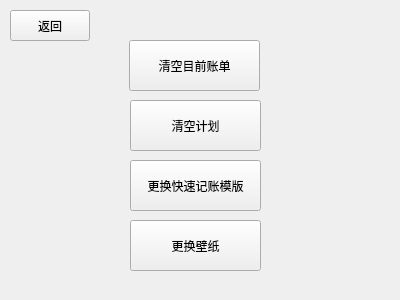
<?xml version="1.0" encoding="UTF-8"?>
<ui version="4.0">
 <class>Settings</class>
 <widget class="QWidget" name="Settings">
  <property name="geometry">
   <rect>
    <x>0</x>
    <y>0</y>
    <width>400</width>
    <height>300</height>
   </rect>
  </property>
  <property name="windowTitle">
   <string>Form</string>
  </property>
  <widget class="QPushButton" name="pushButton">
   <property name="geometry">
    <rect>
     <x>130</x>
     <y>100</y>
     <width>131</width>
     <height>51</height>
    </rect>
   </property>
   <property name="text">
    <string>清空计划</string>
   </property>
  </widget>
  <widget class="QPushButton" name="pushButton_2">
   <property name="geometry">
    <rect>
     <x>130</x>
     <y>160</y>
     <width>131</width>
     <height>51</height>
    </rect>
   </property>
   <property name="text">
    <string>更换快速记账模版</string>
   </property>
  </widget>
  <widget class="QPushButton" name="pushButton_3">
   <property name="geometry">
    <rect>
     <x>130</x>
     <y>220</y>
     <width>131</width>
     <height>51</height>
    </rect>
   </property>
   <property name="text">
    <string>更换壁纸</string>
   </property>
  </widget>
  <widget class="QPushButton" name="pushButton_4">
   <property name="geometry">
    <rect>
     <x>10</x>
     <y>10</y>
     <width>80</width>
     <height>31</height>
    </rect>
   </property>
   <property name="text">
    <string>返回</string>
   </property>
  </widget>
  <widget class="QPushButton" name="pushButton_5">
   <property name="geometry">
    <rect>
     <x>129</x>
     <y>40</y>
     <width>131</width>
     <height>51</height>
    </rect>
   </property>
   <property name="text">
    <string>清空目前账单</string>
   </property>
  </widget>
 </widget>
 <resources/>
 <connections/>
</ui>
